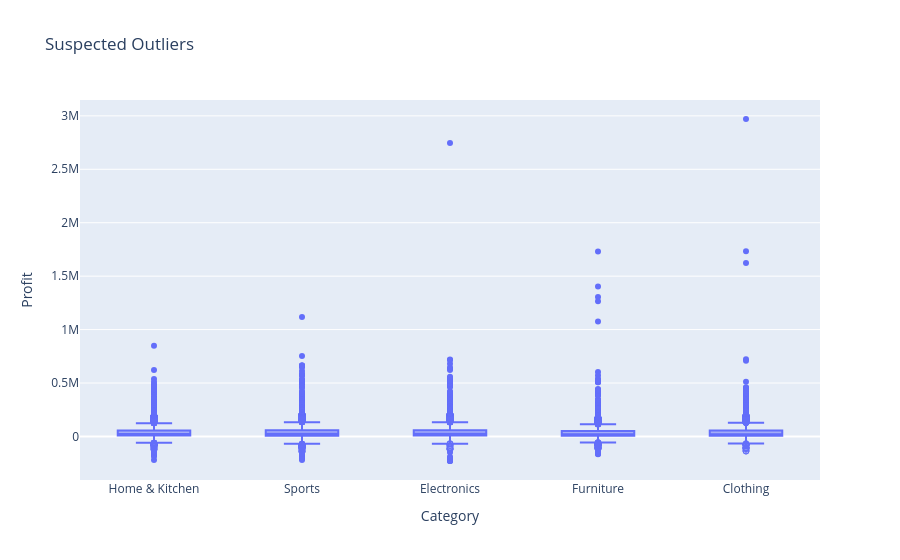

Notebook code for this chart:
### Markdown cell above
**Code Cell 7
Suspected Outliers**

### Code cell
fig = px.box(

    df,

    x="Category",

    y="Profit",

    points="suspectedoutliers",

    title="Suspected Outliers"

)

fig.show()

### Figure 1 — Plotly figure (JSON) as saved in the notebook; plotly's stock layout.template omitted (floating-point values rounded to 4 significant figures; data arrays with more than 128 entries replaced by an {"elided": "..."} marker saying what was removed)
{"data": [{"alignmentgroup": "True", "boxpoints": "suspectedoutliers", "hovertemplate": "Category=%{x}<br>Profit=%{y}<extra></extra>", "legendgroup": "", "marker": {"color": "#636efa"}, "name": "", "notched": false, "offsetgroup": "", "orientation": "v", "showlegend": false, "type": "box", "x": {"elided": "10100 str values"}, "x0": " ", "xaxis": "x", "y": {"elided": "10100 float values"}, "y0": " ", "yaxis": "y"}], "layout": {"boxmode": "group", "legend": {"tracegroupgap": 0}, "title": {"text": "Suspected Outliers"}, "xaxis": {"anchor": "y", "domain": [0, 1], "title": {"text": "Category"}}, "yaxis": {"anchor": "x", "domain": [0, 1], "title": {"text": "Profit"}}}}
